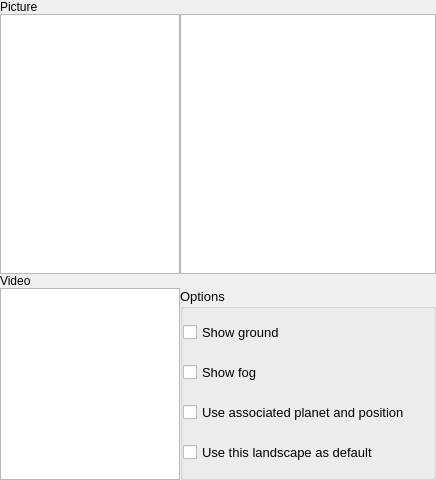
        <widget class="QWidget" name="page_3">
         <layout class="QGridLayout" name="gridLayout_3">
          <property name="leftMargin">
           <number>0</number>
          </property>
          <property name="topMargin">
           <number>0</number>
          </property>
          <property name="rightMargin">
           <number>0</number>
          </property>
          <property name="bottomMargin">
           <number>0</number>
          </property>
          <property name="spacing">
           <number>0</number>
          </property>
          <item row="1" column="0" rowspan="2">
           <widget class="QListWidget" name="landscapesListWidget">
            <property name="sizePolicy">
             <sizepolicy hsizetype="Preferred" vsizetype="Expanding">
              <horstretch>0</horstretch>
              <verstretch>0</verstretch>
             </sizepolicy>
            </property>
            <property name="minimumSize">
             <size>
              <width>180</width>
              <height>260</height>
             </size>
            </property>
            <property name="maximumSize">
             <size>
              <width>120</width>
              <height>16777215</height>
             </size>
            </property>
            <property name="focusPolicy">
             <enum>Qt::NoFocus</enum>
            </property>
            <property name="horizontalScrollBarPolicy">
             <enum>Qt::ScrollBarAlwaysOff</enum>
            </property>
            <property name="movement">
             <enum>QListView::Free</enum>
            </property>
           </widget>
          </item>
          <item row="1" column="1">
           <widget class="QTextBrowser" name="landscapeTextBrowser">
            <property name="enabled">
             <bool>true</bool>
            </property>
            <property name="sizePolicy">
             <sizepolicy hsizetype="Expanding" vsizetype="Expanding">
              <horstretch>0</horstretch>
              <verstretch>0</verstretch>
             </sizepolicy>
            </property>
            <property name="font">
             <font>
              <pointsize>10</pointsize>
             </font>
            </property>
            <property name="frameShape">
             <enum>QFrame::StyledPanel</enum>
            </property>
            <property name="lineWidth">
             <number>1</number>
            </property>
            <property name="verticalScrollBarPolicy">
             <enum>Qt::ScrollBarAsNeeded</enum>
            </property>
            <property name="horizontalScrollBarPolicy">
             <enum>Qt::ScrollBarAlwaysOff</enum>
            </property>
            <property name="openExternalLinks">
             <bool>true</bool>
            </property>
           </widget>
          </item>
          <item row="4" column="0">
           <widget class="QListWidget" name="landscapesVideoListWidget">
            <property name="minimumSize">
             <size>
              <width>180</width>
              <height>0</height>
             </size>
            </property>
            <property name="maximumSize">
             <size>
              <width>120</width>
              <height>16777215</height>
             </size>
            </property>
           </widget>
          </item>
          <item row="4" column="1">
           <widget class="QGroupBox" name="landscapeOptionsGroupBox">
            <property name="sizePolicy">
             <sizepolicy hsizetype="Preferred" vsizetype="Minimum">
              <horstretch>0</horstretch>
              <verstretch>0</verstretch>
             </sizepolicy>
            </property>
            <property name="font">
             <font>
              <pointsize>10</pointsize>
              <weight>50</weight>
              <bold>false</bold>
             </font>
            </property>
            <property name="title">
             <string>Options</string>
            </property>
            <property name="checkable">
             <bool>false</bool>
            </property>
            <layout class="QGridLayout">
             <property name="leftMargin">
              <number>0</number>
             </property>
             <property name="topMargin">
              <number>0</number>
             </property>
             <property name="rightMargin">
              <number>0</number>
             </property>
             <property name="bottomMargin">
              <number>0</number>
             </property>
             <item row="0" column="0">
              <widget class="QCheckBox" name="showGroundCheckBox">
               <property name="text">
                <string>Show ground</string>
               </property>
              </widget>
             </item>
             <item row="1" column="0">
              <widget class="QCheckBox" name="showFogCheckBox">
               <property name="text">
                <string>Show fog</string>
               </property>
              </widget>
             </item>
             <item row="2" column="0">
              <widget class="QCheckBox" name="landscapePositionCheckBox">
               <property name="text">
                <string>Use associated planet and position</string>
               </property>
              </widget>
             </item>
             <item row="3" column="0">
              <widget class="QCheckBox" name="useAsDefaultLandscapeCheckBox">
               <property name="text">
                <string>Use this landscape as default</string>
               </property>
              </widget>
             </item>
            </layout>
           </widget>
          </item>
          <item row="3" column="0">
           <widget class="QLabel" name="label_9">
            <property name="text">
             <string>Video</string>
            </property>
           </widget>
          </item>
          <item row="0" column="0">
           <widget class="QLabel" name="lblPicture">
            <property name="text">
             <string>Picture</string>
            </property>
           </widget>
          </item>
         </layout>
        </widget>
